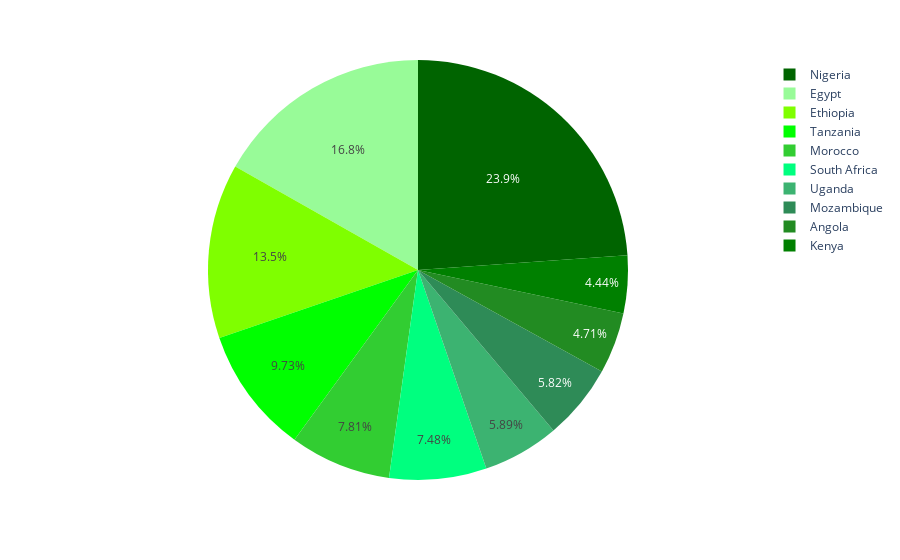

Write notebook code for a chart like this one.
### Code cell
def fig_pie(a='Africa'):
    return px.pie(func_continent(a).nlargest(10, 'people_vaccinated'), names='location', values='people_vaccinated',
                 labels={"people_vaccinated": "Total Vaccinations", "location": "Country"},
                 color_discrete_sequence=cls)
fig_pie()

### Figure 1 — Plotly figure (JSON) as saved in the notebook; plotly's stock layout.template omitted (floating-point values rounded to 4 significant figures)
{"data": [{"domain": {"x": [0, 1], "y": [0, 1]}, "hovertemplate": "Country=%{label}<br>Total Vaccinations=%{value}<extra></extra>", "labels": ["Nigeria", "Egypt", "Ethiopia", "Tanzania", "Morocco", "South Africa", "Uganda", "Mozambique", "Angola", "Kenya"], "legendgroup": "", "name": "", "showlegend": true, "type": "pie", "values": [76507342, 53850471, 43111242, 31191545, 25017528, 23970891, 18867075, 18640008, 15079129, 14242625]}], "layout": {"legend": {"tracegroupgap": 0}, "margin": {"t": 60}, "piecolorway": ["#006400", "#98FB98", "#7FFF00", "#00FF00", "#32CD32", "#00FF7F", "#3CB371", "#2E8B57", "#228B22", "#008000"]}}
